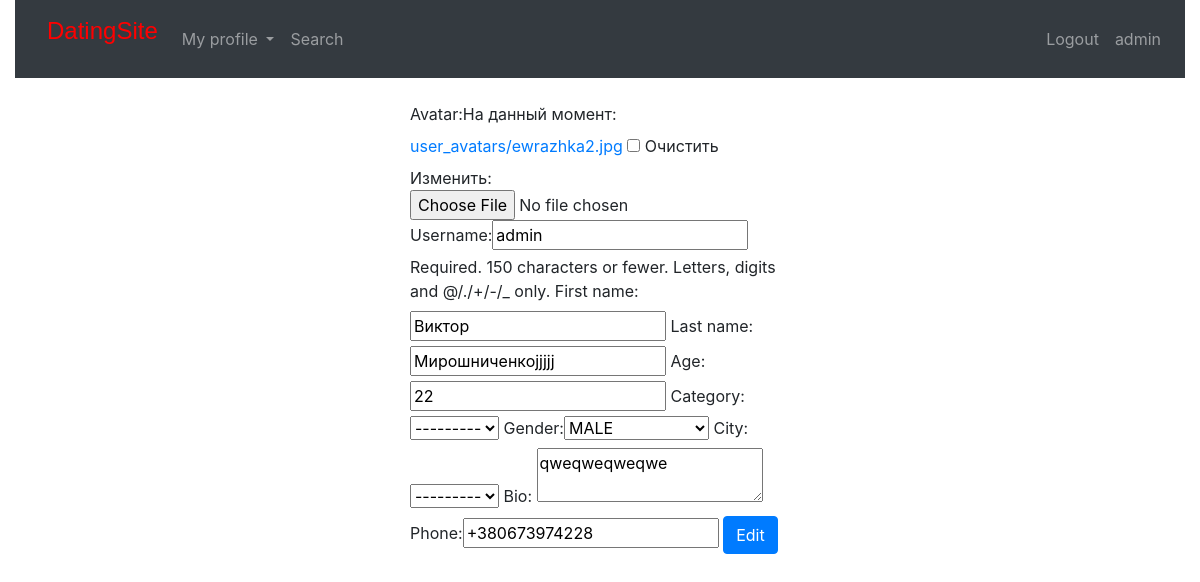
Before: /profile/edit/ (signed in) with the older database file.
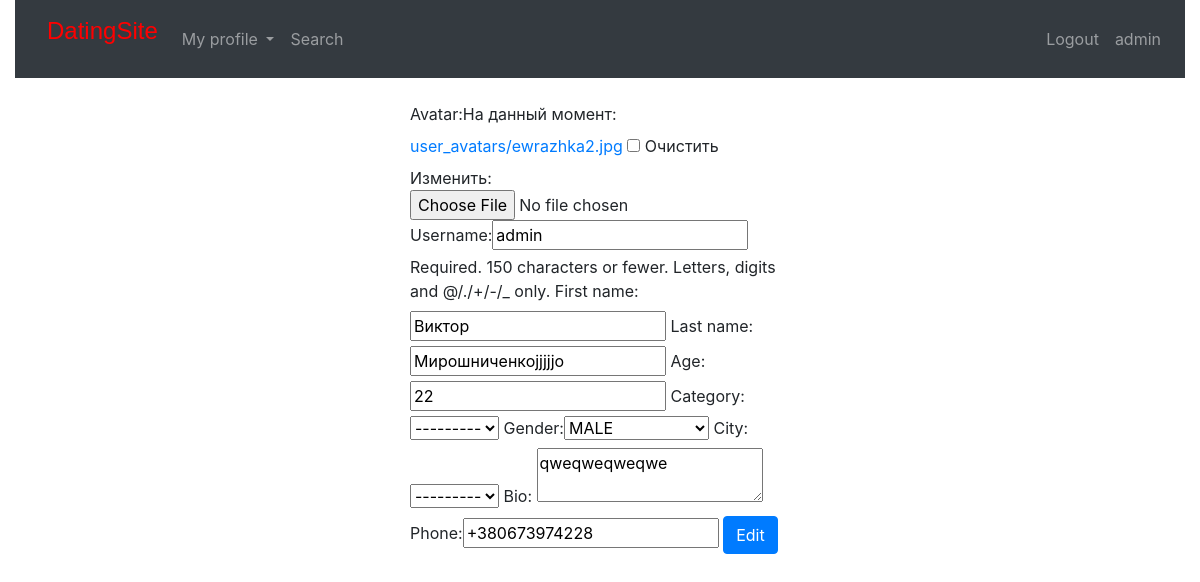
After: the same page with the newer database file.
### datingcore/models.py (models this page shows)
class CustomUser(AbstractUser):
    TYPE_MALE = 0
    TYPE_FEMALE = 1
    TYPE_NOT_SELECTED = 2
    TYPE_CHOICES = (
        (TYPE_MALE, 'MALE'),
        (TYPE_FEMALE, 'FEMALE'),
        (TYPE_NOT_SELECTED, 'NOT_SELECTED')
    )
    avatar = models.ImageField(blank=True, null=True, upload_to='user_avatars')
    age = models.IntegerField(blank=True, null=True,)
    rating = models.PositiveIntegerField(blank=True, null=True,)
    category = models.ForeignKey(CategoryOFUSER, on_delete=models.CASCADE, blank=True, null=True,)
    gender = models.PositiveSmallIntegerField(choices=TYPE_CHOICES, default=TYPE_NOT_SELECTED)
    city = models.ForeignKey(CityOFUSER, on_delete=models.SET_NULL, null=True, blank=True)
    bio = models.TextField(blank=True, null=True,)
    phone = models.CharField(max_length=255, blank=True, null=True)

### datingcore/views.py (the view, shortened to what this page needs)
# urls.py: path('profile/edit/', EditUserProfileView.as_view(), name='profile_edit_view'),
class EditUserProfileView(FormView):
    template_name = "edit_profile.html"
    form_class = EditProfileForm
    def get_form_kwargs(self):
        kwargs = super(EditUserProfileView, self).get_form_kwargs()
        kwargs['instance'] = get_object_or_404(CustomUser, username=self.request.user)
        return kwargs

### datingcore/forms.py (shortened to what this page needs)
class EditProfileForm(forms.ModelForm):
    class Meta:
        model = CustomUser
        fields = ('avatar', 'username', 'first_name', 'last_name', 'age', 'category', 'gender', 'city', 'bio', 'phone')
        widgets = {
            'bio': EditorWidget()
        }

### datingcore/widget.py (called while the page is built)
    def render(self, name, value, attrs=None, renderer=None):
        context = {
            "name": name,
            "value": value
        }
        return render_to_string('widgets/niceeditor.html', context)

### templates/edit_profile.html (shortened to what this page needs)
{% extends 'homepage.html' %}
 {% block content %}
     {% load bootstrap %}
     <br>
<form method="post">
    {{ form|bootstrap }}
    <input class="btn btn-primary" type="submit" value="Edit">
</form>
{% endblock %}

### templates/homepage.html (shortened to what this page needs)
<!DOCTYPE html>
{% load staticfiles %}
<html lang="en">
    <head>
        <link rel="stylesheet" href="https://stackpath.bootstrapcdn.com/bootstrap/4.1.3/css/bootstrap.min.css">
    </head>
<body>
        <div class="container-fluid">
            <nav class="navbar navbar-expand-lg navbar-dark bg-dark">
              <a class="navbar-brand" href="/"
              ><p><font size="5" color="red" face="Arial">DatingSite</font>
              </a>
              <div class="collapse navbar-collapse" id="navbarSupportedContent">
                <ul class="navbar-nav mr-auto">
                    {% if user.is_authenticated %}
                      <li class="nav-item dropdown">
                    <a class="nav-link dropdown-toggle" href="#" id="navbarDropdown" role="button" data-toggle="dropdown" aria-haspopup="true" aria-expanded="false">
                      My profile
                        </a>
                    <li class="nav-item">
              <a class="nav-link" href="{% url 'search_view' %}">Search</a>
                    </li>
                  {% endif %}
                </ul>
                  <div class="collapse navbar-collapse" id="navbarResponsive">
          <ul class="navbar-nav ml-auto">
              {% if not user.is_authenticated %}
            <li class="nav-item">
              <a class="nav-link" href="{% url 'login' %}">Login</a>
            </li>
                  <li class="nav-item">
              <a class="nav-link" href="{% url 'registration' %}">Registration</a>
                  </li>
              {% else %}
            <li class="nav-item">
              <a class="nav-link" href="{% url 'logout' %}">Logout</a>
            </li>
            <li class="nav-item">
              <a class="nav-link" href="{% url 'profile_view' %}">{{ user.username }}</a>
            </li>
              {% endif %}
            </nav>
        </div>
        <div class="row">
       <div class="col-md-4">
       </div>
       <div class="col-md-4">
            {% block content %}
            {% endblock %}
       </div>
           <div class="col-md-4">
               </div>
       </div>
<body>

### templates/widgets/niceeditor.html (shortened to what this page needs)
<link href='https://cdn.jsdelivr.net/npm/froala-editor@2.9.3/css/froala_editor.min.css' rel='stylesheet' type='text/css' />
<link href='https://cdn.jsdelivr.net/npm/froala-editor@2.9.3/css/froala_style.min.css' rel='stylesheet' type='text/css' />
<link rel="stylesheet" href="http://use.fontawesome.com/releases/v5.0.10/css/all.css">
<textarea name="{{ name }}" id="id_{{ name }}">{{ value }}</textarea>

Changed rows visible on the page:
changed CustomUser "admin": last_name "Мирошниченкоjjjjj" → "Мирошниченкоjjjjjо"
